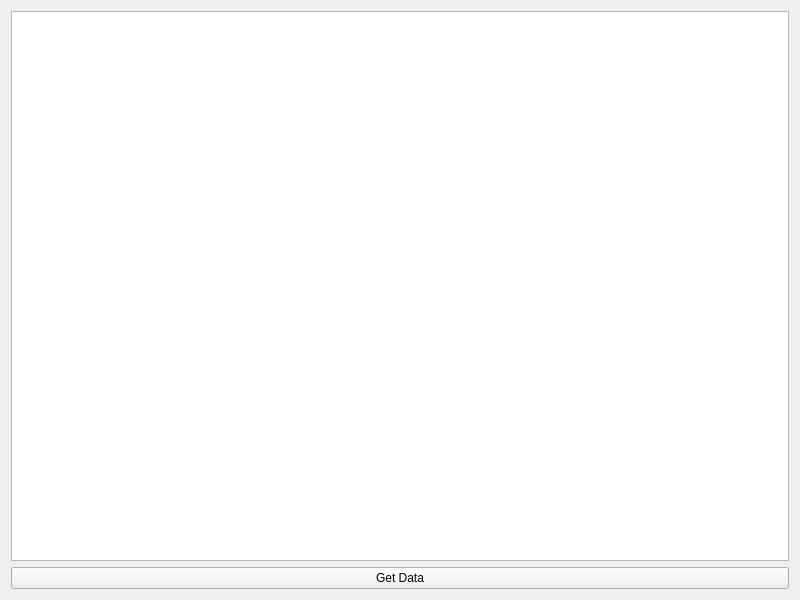
<?xml version="1.0" encoding="UTF-8"?>
<ui version="4.0">
 <class>Widget</class>
 <widget class="QWidget" name="Widget">
  <property name="geometry">
   <rect>
    <x>0</x>
    <y>0</y>
    <width>800</width>
    <height>600</height>
   </rect>
  </property>
  <property name="windowTitle">
   <string>Widget</string>
  </property>
  <layout class="QVBoxLayout" name="verticalLayout">
   <item>
    <widget class="QListView" name="listView"/>
   </item>
   <item>
    <widget class="QPushButton" name="pushButton">
     <property name="text">
      <string>Get Data</string>
     </property>
    </widget>
   </item>
  </layout>
 </widget>
 <resources/>
 <connections/>
</ui>
